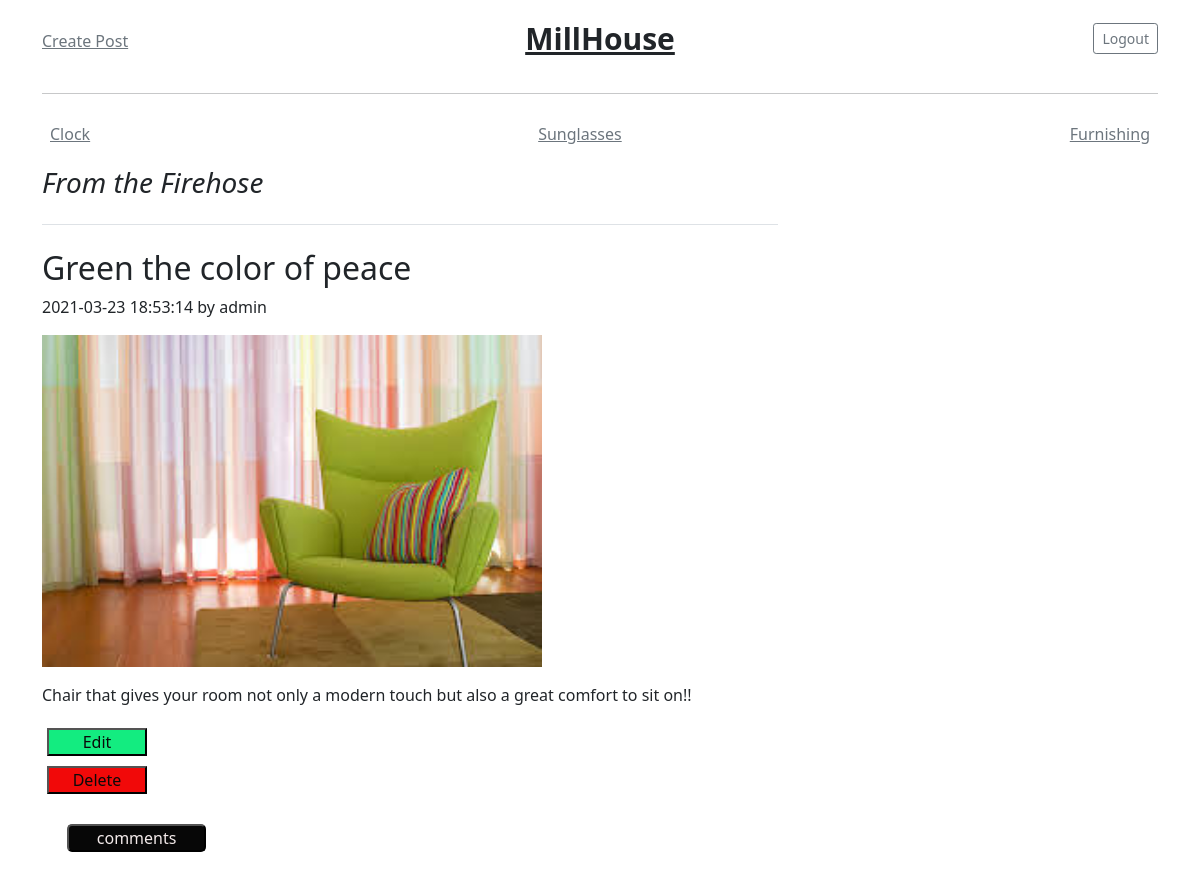
Screenshot of /views/category_furnishing.php (signed in) with the database file from the repository.
### tables this page shows
CREATE TABLE posts(
Id INT NOT NULL AUTO_INCREMENT,
Title VARCHAR(100) NOT NULL,
Content LONGTEXT NOT NULL,
Category VARCHAR(100) NOT NULL,
CreatedBy VARCHAR(100) NOT NULL,
Image TEXT,
Date_Time DATETIME NOT NULL,
UserId INT NOT NULL,
PRIMARY KEY(Id),
CONSTRAINT FK_Posts FOREIGN KEY(UserId) REFERENCES users(Id)
);

### Classes/post.php (called while the page is built, shortened)
<?php
class post
{
    private $username;
    private $title;
    private $image;
    private $date_time;
    private $content;
    function __construct($id, $username, $title, $image, $date_time, $content)
    {
        $this->username = $username;
        $this->title = $title;
        $this->date_time = $date_time;
        $this->content = $content;
        $this->image = $image;
    }
    function getUsername()
    {
        return  $this->username;
    }
    function getTitle()
    {
        return $this->title;
    }
    function getImage()
    {
        return $this->image;
    }
    function getDateTime()
    {
        return $this->date_time;
    }
    function getContent()
    {
        return $this->content;
    }
}

### views/category_furnishing.php (the view, shortened to what this page needs)
<!DOCTYPE html>
<html lang="en">
<head>
</head>
<body>
    <?php include('../includes/header.php');
    include('../includes/database_connect.php');
    include('../Classes/post.php');
    ?>
    <main class="container">
        <div class="row">
            <div class="col-md-8">
                <h3 class="pb-4 mb-4 fst-italic border-bottom">
                    From the Firehose
                </h3>
                <?php
                $sql = 'CALL GetCategoryFurnishing()';
                $stm = $conn->prepare($sql);
                $stm->execute();
                while ($row = $stm->fetch()) {
                    $postData = new post($row['Id'], $row['CreatedBy'], $row['Title'], $row['Image'], $row['Date_Time'], $row['Content']);
                ?>
                    <article class="blog-post">
                        <h2 class="blog-post-title"><?= $postData->getTitle(); ?></h2>
                        <p class="blog-post-meta"><?= $postData->getDateTime(); ?> by <?= $postData->getUsername(); ?></p>
                        <?php if (!empty($postData->getImage())) { ?>
                            <p><img src="/BloggCms/views/<?= $postData->getImage(); ?>" alt="postimg" style="width:500px;"></p>
                        <?php  } ?>
                        <p><?= $postData->getContent(); ?></p>
                        <?php if (isset($_SESSION['logged_IN']) && $_SESSION['role'] == 'admin') { ?>
                            <form action="/BloggCms/views/editPost.php" method="GET">
                                <input type="submit" class="btn-edit" value="Edit">
                            </form>
                            <form action="" method="POST">
                                <input type="submit" class="btn-delete" value="Delete">
                            </form>
                        <?php  } ?>
                        <?php if (isset($_SESSION['logged_IN']) && ($_SESSION['role'] == 'admin' || $_SESSION['role'] == 'user')) { ?>
                            <div class="post_comment">
                                <form action="/BloggCms/views/comment.php" method="get">
                                    <input type="submit" value="comments" class="btn-comment" />
                                </form>
                            </div>
                    <?php  }
                    } ?>
                    </article>
            </div>
        </div>
    </main>
</body>
</html>

### CSS/style.css (style rules this page uses)
* { margin:0; padding: 0; box-sizing: border-box; }
:root { --success-color:#2ecc71; --error-color:#e74c3c; }
.btn-edit { background-color: #13ec80; color:#0a0a0a; width:100px; margin:5px; }
.btn-delete { background-color: #f10909; color:#0a0a0a; width:100px; margin:5px; }
.post_comment { margin:20px; }
.btn-comment { background-color: #070707; color:#f3eaea; width:20%; margin:5px; border-radius: 5px; }

### rows the page displays
posts: Title "Green the color of peace", Date_Time "2021-03-23 18:53:14", CreatedBy "admin", Image (picture), Content "Chair that gives your room not only a modern touch but also a great comfort to sit on!!"
